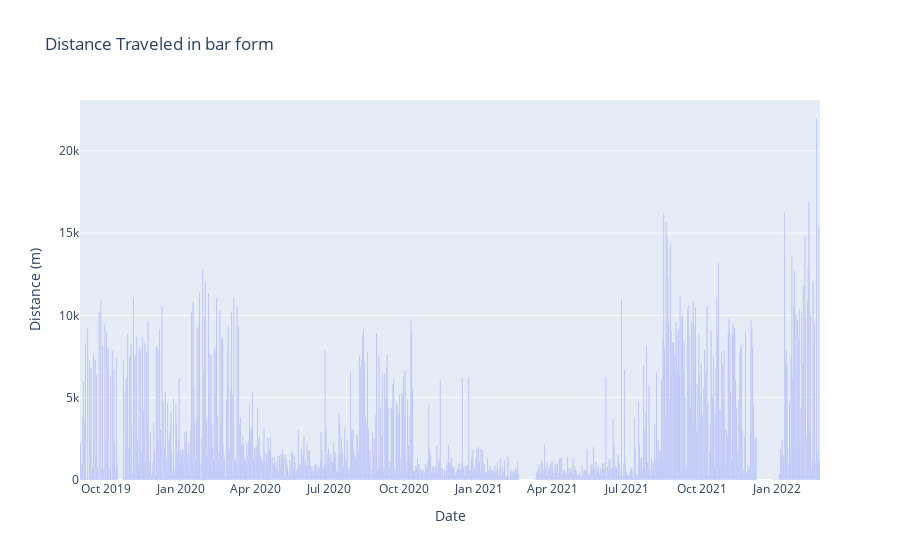

The code cell stored with this chart in its notebook:
### Code cell
fig = px.bar(df1, x='Date', y='Distance (m)',
             title='Distance Traveled in bar form')
fig.show()


fig.write_image("./fig1.svg")

### Figure 1 — Plotly figure (JSON) as saved in the notebook; plotly's stock layout.template omitted (floating-point values rounded to 4 significant figures; data arrays with more than 128 entries replaced by an {"elided": "..."} marker saying what was removed)
{"data": [{"alignmentgroup": "True", "hovertemplate": "Date=%{x}<br>Distance (m)=%{y}<extra></extra>", "legendgroup": "", "marker": {"color": "#636efa", "pattern": {"shape": ""}}, "name": "", "offsetgroup": "", "orientation": "v", "showlegend": false, "textposition": "auto", "type": "bar", "x": {"elided": "859 str values"}, "xaxis": "x", "y": {"elided": "859 float values"}, "yaxis": "y"}], "layout": {"barmode": "relative", "legend": {"tracegroupgap": 0}, "title": {"text": "Distance Traveled in bar form"}, "xaxis": {"anchor": "y", "domain": [0, 1], "title": {"text": "Date"}}, "yaxis": {"anchor": "x", "domain": [0, 1], "title": {"text": "Distance (m)"}}}}
